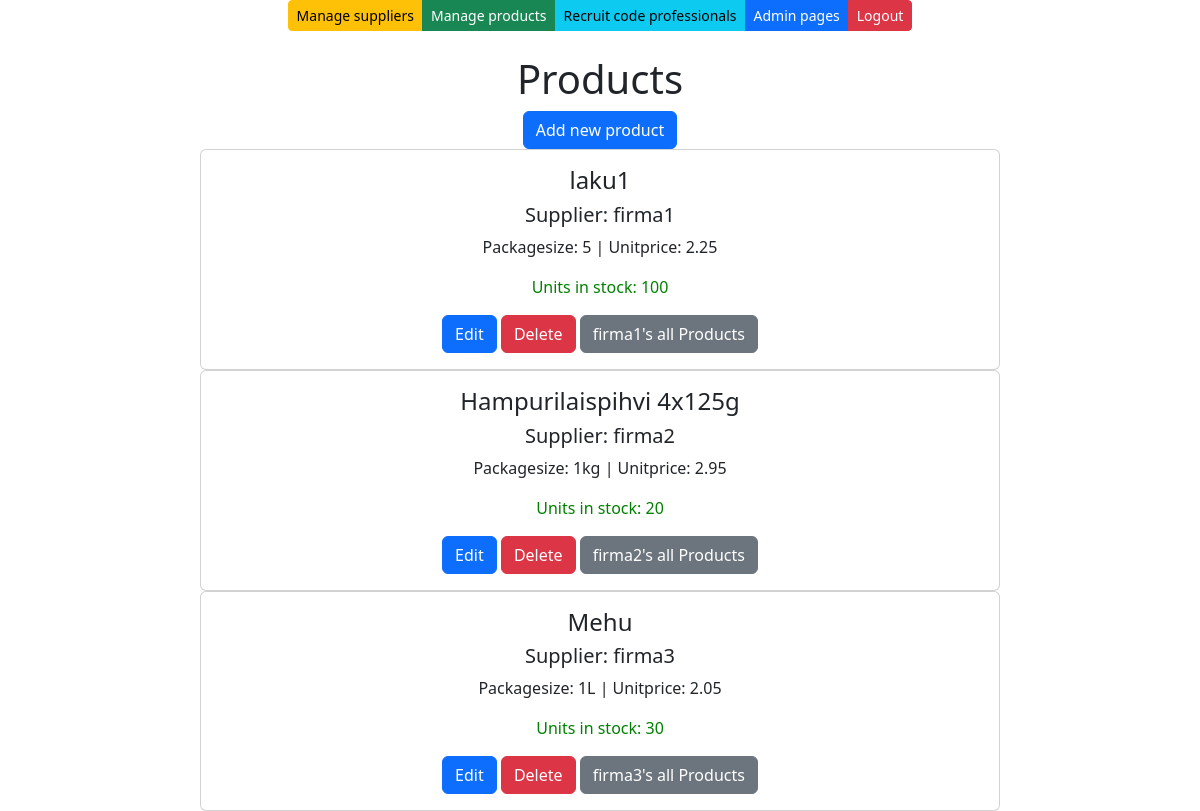
/products/, run on an earlier commit of the app's database.
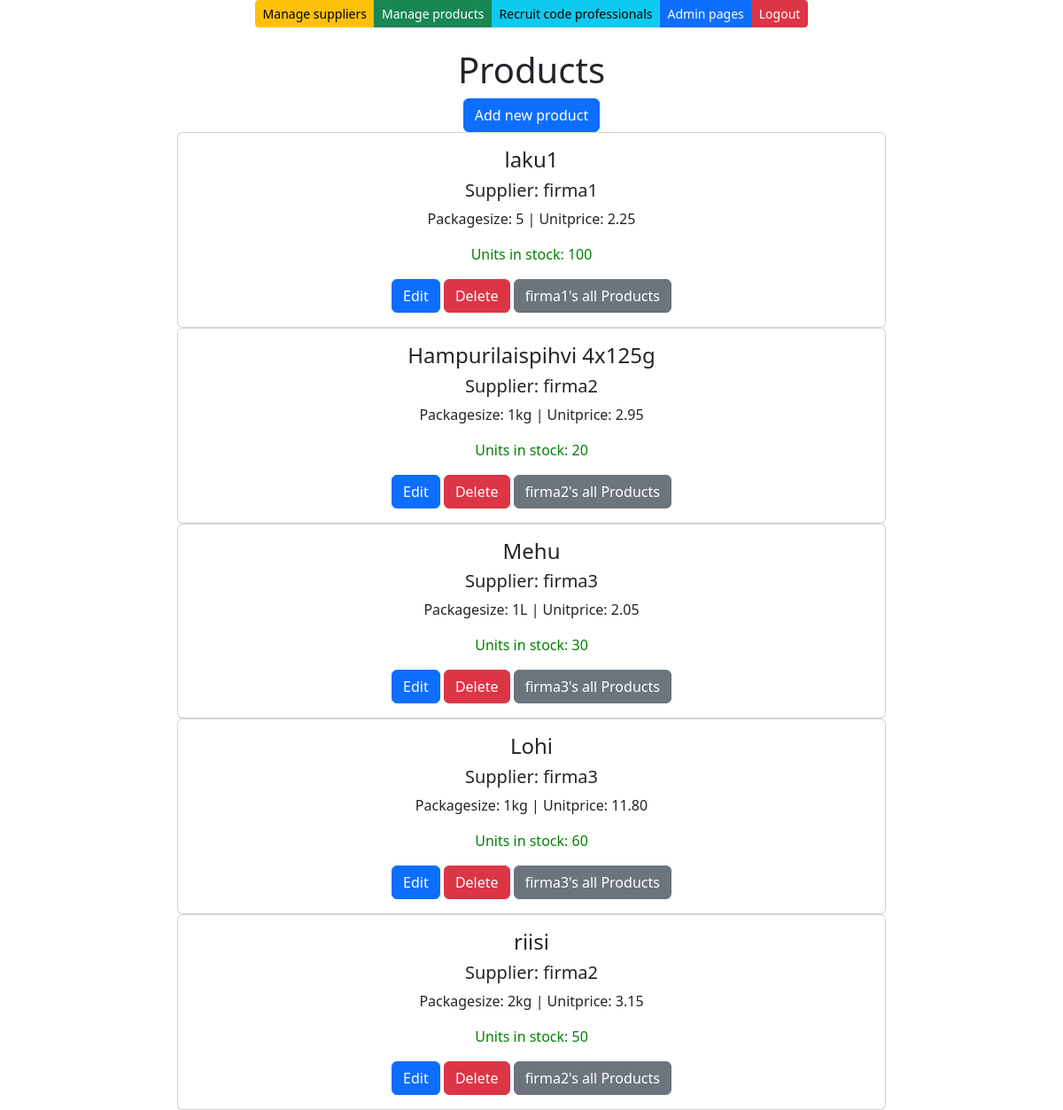
And on a later commit of the database.
### app/models.py (models this page shows, shortened)
class Product(models.Model):
    productName = models.CharField(max_length=20, default="laku")
    packagesize = models.CharField(max_length=20, default=3)
    unitprice = models.DecimalField(max_digits=8, decimal_places=2, default=1.00)
    unitsinstock = models.IntegerField(default=3)
    supplier = models.ForeignKey(Supplier, on_delete=models.CASCADE)    #on_delete...:If the supplier is deleted, all their products will also be deleted.

class Supplier(models.Model):
    companyName = models.CharField(max_length=50, default="firma")
    contactName = models.CharField(max_length=50, default="firma")
    address = models.CharField(max_length=100, default="firma")
    phone = models.CharField(max_length=20, default="firma")
    email = models.CharField(max_length=50, default="firma")
    country = models.CharField(max_length=50, default="firma")

### app/views.py (the view)
# urls.py: path('products/', productlistview),
def productlistview(request):
    productlist = Product.objects.all()
    supplierlist = Supplier.objects.all()
    context = {'products': productlist, 'suppliers': supplierlist}
    return render(request, 'productlist.html', context)

### app/templates/productlist.html (shortened to what this page needs)
{% extends 'index.html' %}
{% block content %}
<br />
<br />
<h1>Products</h1>
<a onclick="showaddform()" class="btn btn-primary">Add new product</a>
{% for p in products %}
<div class="card" style="max-width: 50rem;">
    <div class="card-body">
        <h4 class="card-title">{{p.productName}}</h4>
        <h5 class="card-text">Supplier: {{p.supplier.companyName}} </h5>
        <p class="card-text">Packagesize: {{p.packagesize}} | Unitprice: {{p.unitprice}} </p>
        <p class="card-text" style="color: green;">Units in stock: {{p.unitsinstock}}</p>
        <a href="/edit-product-get/{{p.id}}/" class="btn btn-primary">Edit</a>
        <a href="/confirm-delete-product/{{p.id}}/" class="btn btn-danger">Delete</a>
        <a href="/products-by-supplier/{{p.supplier.id}}/" class="btn btn-secondary">{{p.supplier.companyName}}'s all Products</a>
    </div>
</div>
{% empty %}
<div class="card" style="width: 50rem;">
    <div class="card-body">
        <p class="card-text">No products found in the database</p>
    </div>
</div>
{%endfor%}
{% endblock %}

What changed in the data, as far as the page shows it:
added Product: productName "Lohi", supplier.companyName "firma3", packagesize "1kg", unitprice "11.80", unitsinstock "60"
added Product: productName "riisi", supplier.companyName "firma2", packagesize "2kg", unitprice "3.15", unitsinstock "50"
